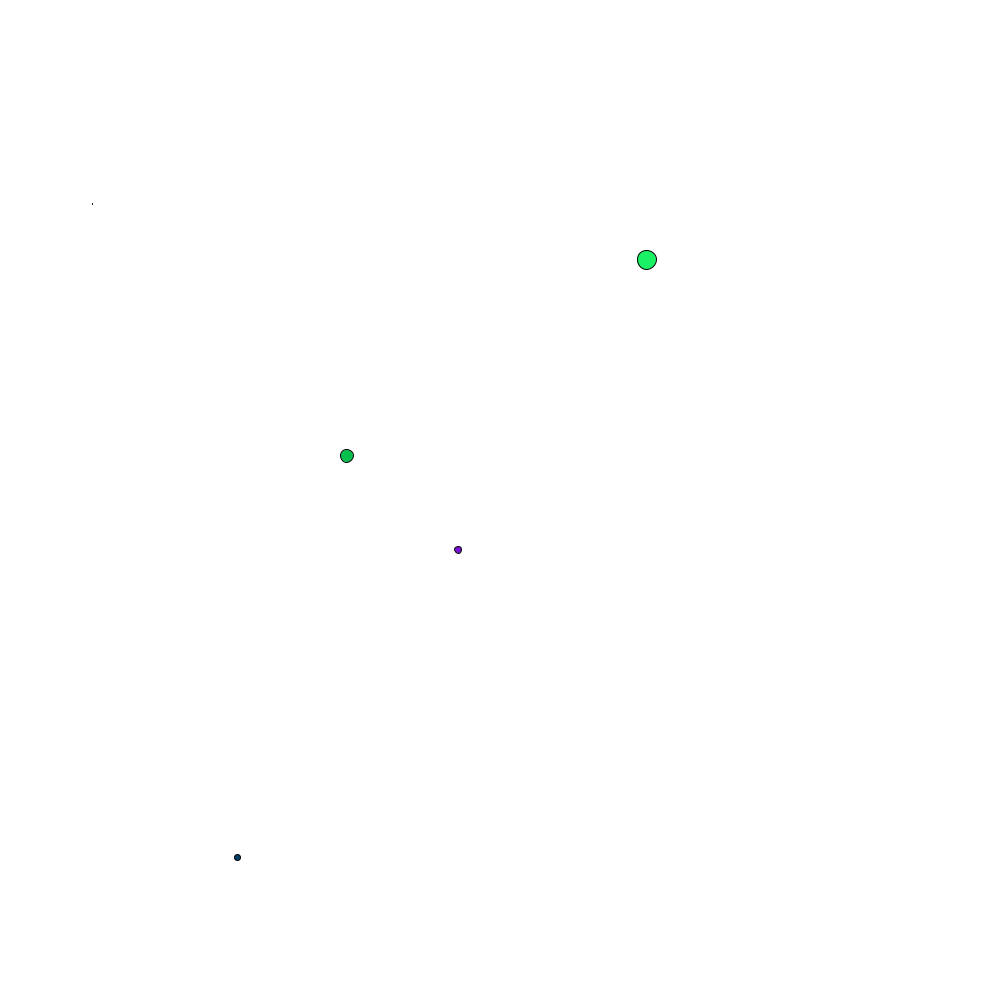
Frame 1 (no input)
Frame 60 (the mouse pressed at the canvas centre just before this capture): blank canvas, image omitted
Frame 120 (the mouse held since frame 60 and released just before this capture): blank canvas, image omitted

The Processing sketch that drew this single still picture (run headless with seeded random() and noise(); from frame 60 on, the mouse is pressed at the canvas centre):

// Processing sketch: h_w_1_1
// ── h_w_1_1.pde
int n=5;
Ball[] b = new Ball[n];

// Global gravity variable
float gravity = 0.1;  
void setup() { 
  size(1000,1000); 
  smooth();
  
  for(int i=0;i<n;i++){
    b[i] = new Ball(random(width),random(height),random(20));
  }
 
} 

void draw() { 
  background(255); 
  
  for(int i=0;i<n;i++){
    b[i].display(i);
  }
 
  for(int i=0;i<n;i++){
    b[i].update(i);
  }

} 

// ── Ball.pde
int[][] oneloop = new int[n][2];
class Ball {

  float x;       // x location of square 
  float y;       // y location of square 
  float speed;   // speed of square 
  float w;       // size
  float R;
  float G;
  float B;
  float delta;

  // Ball constuctor
  Ball(float tempX, float tempY, float tempW) {
    x = tempX;
    y = tempY;
    w = tempW;
    speed = 0;
  }


  void display(int i) {
    if(oneloop[i][0]==0){
      R=random(255);
      G=random(255);
      B=random(255);
      
      oneloop[i][0]=1;
    }
    fill(R,G,B);
    stroke(0); 
    ellipse(x,y,w,w); 
  }

  void update(int i) {
    if(oneloop[i][1]==0){
      float temp=random(4);
      if(temp<=1){
        delta=0;
      }
      else if(temp>1 && temp<=2)
      {
        delta=1;
      }
      else if(temp>2 && temp<=3)
      {
        delta=2;
      }
      else 
      {
        delta=3;
      }
      oneloop[i][1]=1;
    }
   if(delta==0){x = x + speed;
     if (x > width) { 
      speed = speed * -0.95;  
    } 
   }
   if(delta==1){x = x - speed;
     if (x < 0) { 
      speed = speed * -0.95;  
    } 
   }
   if(delta==2){y = y + speed; 
      if (y > height) { 
      speed = speed * -0.95;  
    } 
   }
   if(delta==3){y = y - speed; 
     if (y < 0) { 
      speed = speed * -0.95;  
    } 
   }


    // Add gravity to speed
    speed = speed + gravity; 
  }
}
